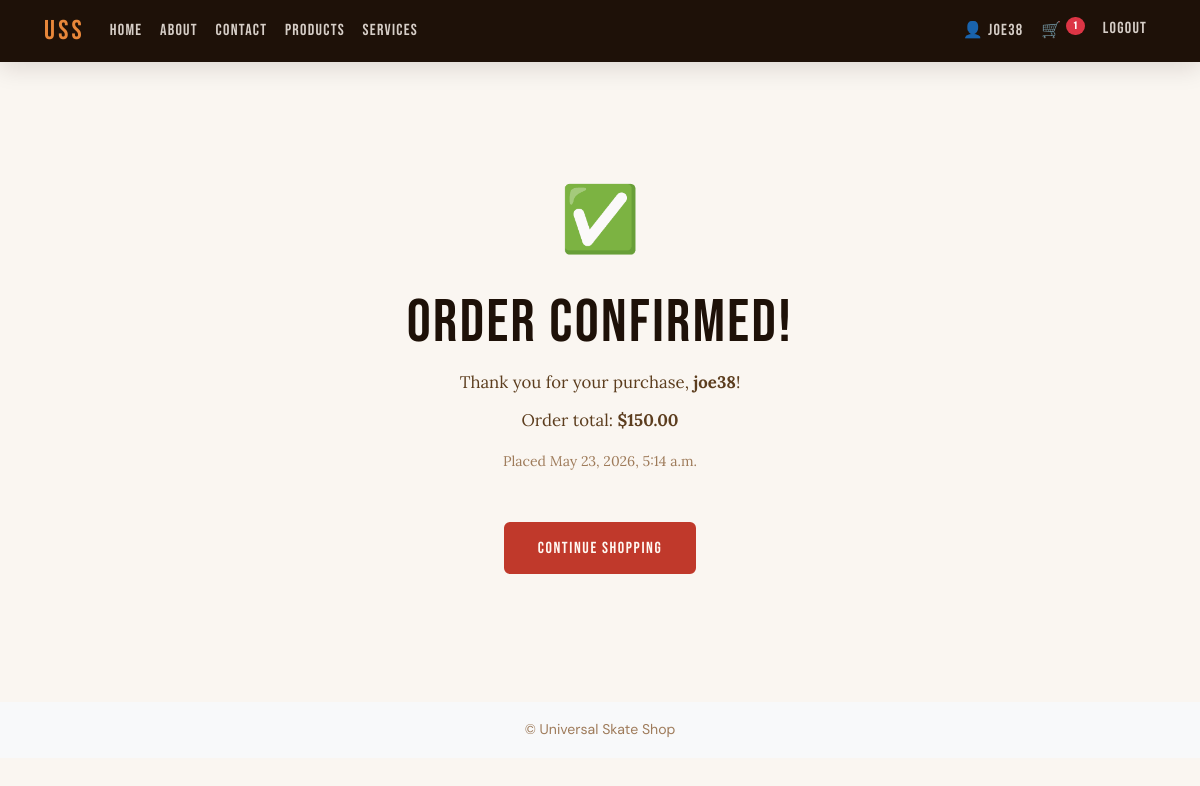
The page /products/order/confirmation/ (signed in) on the database as committed earlier.
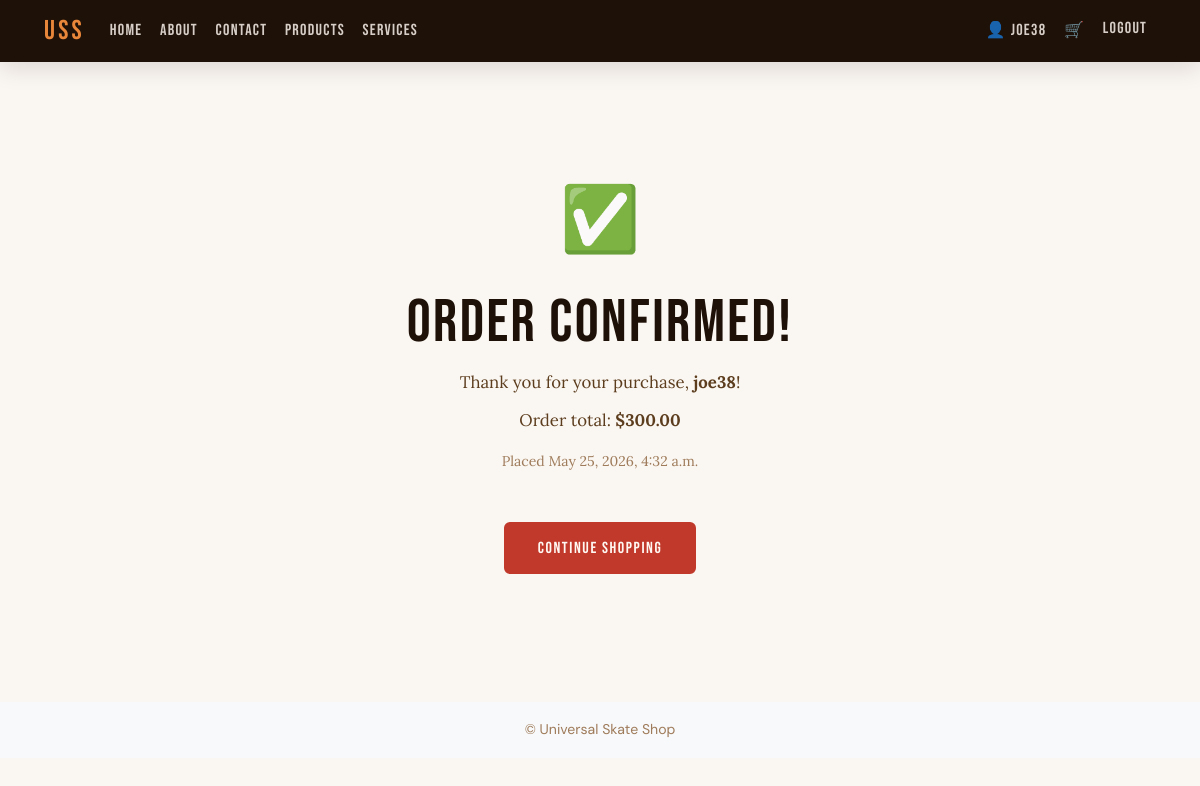
The same page on the database as committed later.
### products/models.py (models this page shows, shortened)
class Order(models.Model):
    user = models.ForeignKey(User, on_delete=models.CASCADE)
    paid = models.BooleanField(default=False)
    paid_at = models.DateTimeField(null=True, blank=True)
    total = models.DecimalField(max_digits=8, decimal_places=2)
    stripe_payment_intent_id = models.CharField(max_length=255, blank=True, null=True)

### products/views.py (the view)
# urls.py: path("order/confirmation/", views.order_confirmation, name="order_confirmation"),
@login_required
def order_confirmation(request):
    order = Order.objects.filter(
        user=request.user, paid=True
    ).order_by('-paid_at').first()
    return render(request, "products/order_confirmation.html", {"order": order})

### products/context_processors.py (called while the page is built)
def cart_item_count(request):
    if request.user.is_authenticated:
        order = Order.objects.filter(user=request.user, paid=False).first()
        if order:
            count = OrderItem.objects.filter(order=order).count()
            return {'cart_item_count': count}
    return {'cart_item_count': 0}

### templates/products/order_confirmation.html (shortened to what this page needs)
{% extends 'base.html' %}
{% load static %}
{% block content %}
<div class="order-confirm">
  <div class="confirm-icon">✅</div>
  <h1>Order Confirmed!</h1>
  <p style="margin:.6rem 0;">Thank you for your purchase, <strong>{{ request.user.username }}</strong>!</p>
  {% if order %}
    <p>Order total: <strong>${{ order.total }}</strong></p>
    <p style="margin-top:.4rem;font-size:.88rem;color:var(--clr-muted);">Placed {{ order.paid_at|date:"F j, Y, g:i a" }}</p>
  {% endif %}
  <a href="{% url 'product_list' %}" class="btn-uss" style="margin-top:2rem;display:inline-block;">Continue Shopping</a>
</div>
{% endblock %}

### templates/base.html (shortened to what this page needs)
<!DOCTYPE html>
<html lang="en">
<head>
    <link href="https://cdn.jsdelivr.net/npm/bootstrap@5.3.8/dist/css/bootstrap.min.css" rel="stylesheet">
    {% load static %}
    <link rel="stylesheet" href="{% static 'css/base.css' %}">
</head>
<body>
<nav class="navbar navbar-expand-lg bg-body-tertiary">
  <div class="container-fluid">
    <a class="navbar-brand" href="{% url 'home' %}">USS</a>
    <div class="collapse navbar-collapse" id="navbarSupportedContent">
      <ul class="navbar-nav me-auto mb-2 mb-lg-0">
        <li class="nav-item"><a class="nav-link" href="{% url 'home' %}">Home</a></li>
        <li class="nav-item"><a class="nav-link" href="{% url 'about' %}">About</a></li>
        <li class="nav-item"><a class="nav-link" href="{% url 'contact' %}">Contact</a></li>
        <li class="nav-item"><a class="nav-link" href="{% url 'product_list' %}">Products</a></li>
        <li class="nav-item"><a class="nav-link" href="{% url 'service_list' %}">Services</a></li>
      </ul>
      <ul class="navbar-nav mb-2 mb-lg-0">
        {% if user.is_authenticated %}
          <li class="nav-item"><a class="nav-link" href="{% url 'profile' %}">👤 {{ user.username }}</a></li>
          <li class="nav-item">
            <a class="nav-link" href="{% url 'cart' %}">🛒
              {% if cart_item_count and cart_item_count > 0 %}
                <span class="badge text-bg-danger rounded-pill">{{ cart_item_count }}</span>
              {% endif %}
            </a>
          </li>
          <li class="nav-item">
            <form method="post" action="{% url 'logout' %}" class="d-inline">
              <button type="submit" class="btn btn-link nav-link p-0 px-2">Logout</button>
            </form>
          </li>
        {% else %}
          <li class="nav-item"><a class="nav-link" href="{% url 'Login' %}">Login</a></li>
          <li class="nav-item"><a class="nav-link" href="{% url 'Signup' %}">Sign Up</a></li>
        {% endif %}
      </ul>
    </div>
  </div>
</nav>
<main>
    <div class="container mt-4">
        {% block content %}
        {% endblock %}
    </div>
    <footer class="mt-5 py-3 bg-body-tertiary">
        <div class="container text-center">
            <span class="text-muted">© Universal Skate Shop</span>
        </div>
    </footer>
</main>
</body>
</html>

Rows that differ between the two databases and show on the page:
no longer on this page (row unchanged): Order: total "150.00", paid_at "May 23, 2026, 5:14 a.m."
now on this page (row edited): Order: total "300.00", paid_at "May 25, 2026, 4:32 a.m."
Other text that changed with them:
{{ cart_item_count }}: "1" → (not shown)
